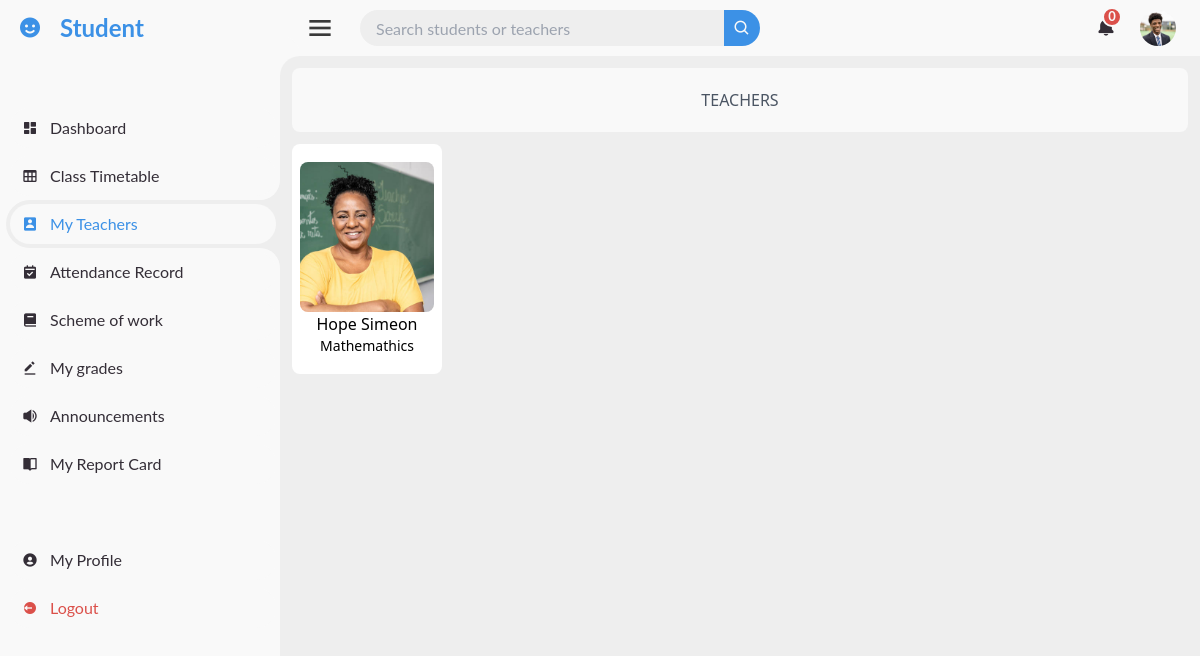
The page /dashboard/student/all-teachers/ (signed in) on the database its author committed.
### accounts/models.py (models this page shows, shortened)
class CustomUser(AbstractUser):
    email = models.EmailField(unique=True)
    is_approved = models.BooleanField(default=False)
    is_teacher = models.BooleanField(default=False)
    is_student = models.BooleanField(default=False)
    profile_photo = models.ImageField(upload_to='profile_photo/', default='default.jpg', blank=True, null=True)
    USERNAME_FIELD = 'email'
    REQUIRED_FIELDS = ['first_name', 'last_name']
    objects = CustomUserManager()

### administration/models.py (models this page shows, shortened)
class Teacher(models.Model):
    user = models.OneToOneField(User, on_delete=models.CASCADE, related_name='teacher_profile')
    phone_number = models.CharField(max_length=15)
    subject = models.ManyToManyField(Subject, related_name='teachers')
    home_address = models.TextField()
    classes = models.ManyToManyField(Class, related_name='teacher_classes')
    emergency_contact = models.CharField(max_length=100)

### classes/models.py (models this page shows, shortened)
class Subject(models.Model):
    name = models.CharField(max_length=100)

### student/views.py (the view)
# urls.py: path('dashboard/student/all-teachers/', views.student_teacher, name='student_teacher'),
@login_required
def student_teacher(request):
    if not request.user.is_student:
        return HttpResponseForbidden("You do not have permission to access this page.")
    student = request.user.student_profile
    student_class = student.student_class
    teachers = Teacher.objects.filter(classes = student_class)
    teacher_subjects = {}
    for teacher in teachers:
        subjects_for_class = teacher.subject.filter(classes=student_class)
        teacher_subjects[teacher] = subjects_for_class
    context = {
        'teachers':teachers,
        'teacher_subjects':teacher_subjects
    }
    return render(request, 'dashboards/all_student_pages/student_teachers.html', context)

### administration/context_processors.py (called while the page is built)
def notifications(request):
    all_notification, total_notifications = get_admin_notification(request.user)
    return {
        'all_notification': all_notification,
        'total_notifications': total_notifications,
    }

### administration/views.py (called while the page is built, shortened)
def get_admin_notification(user):
    return [], 0

### pages/context_processors.py (called while the page is built)
def notifications(request):
    if request.user.is_authenticated:
        all_notifications, unread_notifications_count = get_user_notifications(request.user)
        return {
            'all_notifications': all_notifications,
            'unread_notifications_count': unread_notifications_count,
        }
    return {
        'all_notifications': [],
        'unread_notifications_count': 0,
    }

### pages/views.py (called while the page is built)
def get_user_notifications(user):
    notifications = Notification.objects.filter(user=user).order_by('-created_at')
    if user.is_student:
        grade_notifications = GradeNotification.objects.filter(recipient=user).order_by('-created_at')
    else:
        grade_notifications = []
    all_notifications = sorted(
        chain(notifications, grade_notifications),
        key=attrgetter('created_at'),
        reverse=True
    )
    total_unread_count = (
        notifications.filter(is_read=False).count() +
        (grade_notifications.filter(is_read=False).count() if user.is_student else 0)
    )
    return all_notifications, total_unread_count

### templates/dashboards/all_student_pages/student_teachers.html
{% extends 'dashboards/all_student_pages/base.html' %}
{% load static %}
{% block section %}
<div class="m-3">
    <p class="text-center p-5 mb-3 rounded-lg font-medium text-gray-600 mt-3" style="background-color: #F9F9F9;">{{ class.name }} TEACHERS</p>
    <div class="order flex">
        <div class="grid grid-cols-2 sm:grid-cols-2 md:grid-cols-3 lg:grid-cols-4 gap-3">
            {% if teacher_subjects %}
                {% for teacher, subjects in teacher_subjects.items %}
                    <a href="{% url 'student_teacher_details' teacher_id=teacher.user.id %}">
                        <div class="p-2 rounded-lg flex items-center justify-center text-center font-medium hover:bg-blue-300 hover:text-white bg-white" style="width: 150px; height: 230px;">
                            <div>
                                {% if teacher.user.profile_photo %}
                                    <img src="{{ teacher.user.profile_photo.url }}" class="rounded-lg" style="height: 150px; width: 150px; object-fit: cover;" alt="{{ teacher.user.first_name }} {{ teacher.user.last_name }}">
                                {% else %}
                                    <img src="{% static 'default-profile.jpg' %}" class="object-cover rounded-lg" style="height: 150px; width: 150px;" alt="Default Profile">
                                {% endif %}
                                <p>{{ teacher.user.first_name }} {{ teacher.user.last_name }}</p>
                                <div>
                                    <ul class="text-center text-sm font-normal">
                                        {% for subject in subjects %}
                                            <li>{{ subject.name }}</li>
                                        {% empty %}
                                            <li>No subjects</li>
                                        {% endfor %}
                                    </ul>
                                </div>
                            </div>
                        </div>
                    </a>
                {% endfor %}
            {% else %}
                <p class="text-center text-gray-600">No teachers available for this class.</p>
            {% endif %}
        </div>
    </div>
</div>
{% endblock section %}

### templates/dashboards/all_student_pages/base.html (shortened to what this page needs)
{%extends 'dashboards/base.html'%}
{%load static%}
{%block content%}
{% url 'student_dashboard' as student_dashboard%}
{% url 'view_class_timetable' as view_class_timetable%}
{% url 'view_student_grades' as view_student_grades%}
{% url 'student_teacher' as student_teacher%}
{% url 'view_class_attendance' as view_class_attendance%}
{% url 'annoucement' as annoucement%}
{% url 'student_details_page' as student_details_page%}
{% url 'my_report_card' as my_report_card%}
{% url 'scheme_of_work' as scheme_of_work%}
    <section id="sidebar">
        <a href="{%url 'student_dashboard'%}" class="brand">
            <i class='bx bxs-smile' ></i>
            <span class="text">Student</span>
        </a>
        <ul class="side-menu top">
            <li class="{%if request.path == student_dashboard%} active {%else%}{%endif%}">
                <a href="{{student_dashboard}}">
                    <i class='bx bxs-dashboard' ></i>
                    <span class="text">Dashboard</span>
                </a>
            </li>
            <li class="{%if request.path == view_class_timetable%} active {%else%}{%endif%}">
                <a href="{{view_class_timetable}}">
                    <i class='bx bx-table' ></i>
                    <span class="text">Class Timetable</span>
                </a>
            </li>
            <li class="{%if request.path == student_teacher%} active {%endif%}">
                <a href="{{student_teacher}}">
                    <i class='bx bxs-user-rectangle'></i>
                    <span class="text">My Teachers</span>
                </a>
            </li>
            <li class="{%if request.path == view_class_attendance%} active {%else%}{%endif%}">
                <a href="{%url 'view_class_attendance'%}">
                    <i class='bx bxs-calendar-check'></i>
                    <span class="text">Attendance Record</span>
                </a>
            </li>
            <li class="{%if request.path == scheme_of_work%} active {%else%}{%endif%}">
                <a href="{{scheme_of_work}}">
                    <i class='bx bxs-book'></i>
                    <span class="text">Scheme of work</span>
                </a>
            </li>
            <li class="{%if request.path == view_student_grades%} active {%else%}{%endif%}">
                <a href="{{view_student_grades}}">
                    <i class='bx bxs-edit-alt'></i>
                    <span class="text">My grades</span>
                </a>
            </li>
            <li class="{%if request.path == annoucement%} active {%else%}{%endif%}">
                <a href="{{annoucement}}">
                    <i class='bx bxs-volume-full' ></i>
                    <span class="text">Announcements</span>
                </a>
            </li>
            <li class="{%if request.path == my_report_card%} active {%else%}{%endif%}">
                <a href="{%url 'my_report_card'%}">
                    <i class='bx bxs-book-open' ></i>
                    <span class="text">My Report Card</span>
                </a>
            </li>
        </ul>
        <ul class="side-menu">
            <li class="{%if request.path == student_details_page%} active {%else%}{%endif%}">
            <a href="{{student_details_page}}">
                <i class='bx bxs-user-circle' ></i>
                <span class="text">My Profile</span>
            </a>
        </li>
        <li>
            <a href="{%url 'logout'%}" class="logout">
                <i class='bx bxs-log-out-circle' ></i>
                <span class="text">Logout</span>
            </a>
        </li>
    </ul>
    </section>
    <section id="content">
         <nav>
            <i class='bx bx-menu' style="font-size: 32px; color: rgb(58, 58, 58);"></i>
            <form method="GET" action="{% url 'student_search_results_view' %}">
                <div class="form-input">
                    <input type="search" name="query" placeholder="Search students or teachers">
                    <button type="submit" class="search-btn"><i class='bx bx-search'></i></button>
                </div>
            </form>
            <a href="#" class="notification" id="notificationBell">
                <i class='bx bxs-bell'></i>
                <span class="num">{{ unread_notifications_count }}</span>
            </a>
            <a href="{%url 'student_details_page' %}" class="profile">
                <img src="{{ request.user.profile_photo.url }}" alt="Profile Photo">
            </a>
         </nav>
        {%block section%}
        {%endblock section%}
    </section>
{%endblock content%}

### static/css/dashboard.css (style rules this page uses)
* { margin: 0; padding: 0; box-sizing: border-box; }
a { text-decoration: none; }
li { list-style: none; }
:root { --poppins: 'Poppins', sans-serif; --lato: 'Lato', sans-serif; --light: #F9F9F9; --blue: #3C91E6; --light-blue: #CFE8FF; --grey: #EEE; --dark-grey: #AAAAAA; --dark: #342E37; --red: #DB504A; --yellow: #FFCE26; --light-yellow: #FFF26C; --orange: #FD7238; --light-orange: #ffc19e; }
html { overflow-x: hidden; }
body { background: var(--grey); }
#sidebar { position: fixed; top: 0; left: 0; width: 280px; height: 100%; background: var(--light); z-index: 1000; font-family: var(--lato); transition: .3s ease; overflow-x: hidden; }
#sidebar .brand { font-size: 24px; font-weight: 700; height: 56px; display: flex; align-items: center; color: var(--blue); }
#sidebar .brand .bx { min-width: 60px; display: flex; justify-content: center; }
#sidebar .side-menu { width: 100%; margin-top: 48px; }
#sidebar .side-menu li { height: 48px; background: transparent; margin-left: 6px; border-radius: 48px 0 0 48px; padding: 4px; }
#sidebar .side-menu li.active { background: var(--grey); position: relative; }
#sidebar .side-menu li.active a { color: var(--blue); }
#sidebar .side-menu li.active::before { content: ''; position: absolute; width: 40px; height: 40px; border-radius: 50%; top: -40px; right: 0; box-shadow: 20px 20px 0 var(--grey); z-index: -1; }
#sidebar .side-menu li.active::after { content: ''; position: absolute; width: 40px; height: 40px; border-radius: 50%; bottom: -40px; right: 0; box-shadow: 20px -20px 0 var(--grey); z-index: -1; }
#sidebar .side-menu li a { width: 100%; height: 100%; background: var(--light); display: flex; align-items: center; border-radius: 48px; font-size: 16px; color: var(--dark); white-space: nowrap; overflow-x: hidden; }
#sidebar .side-menu li a .bx { min-width: calc(60px - ((4px + 6px) * 2)); display: flex; justify-content: center; }
#sidebar .side-menu li .logout { color: var(--red); }
#content { position: relative; width: calc(100% - 280px); left: 280px; transition: .3s ease; }
#content nav { height: 56px; background: var(--light); padding: 0 24px; display: flex; align-items: center; grid-gap: 24px; font-family: var(--lato); position: relative; }
#content nav::before { content: ''; position: absolute; width: 40px; height: 40px; bottom: -40px; left: 0; border-radius: 50%; box-shadow: -20px -20px 0 var(--light); }
#content nav a { color: var(--dark); }
#content nav .bx.bx-menu { cursor: pointer; }
#content nav form { max-width: 400px; width: 100%; margin-right: auto; }
#content nav form .form-input { display: flex; align-items: center; height: 36px; }
#content nav form .form-input input { flex-grow: 1; padding: 0 16px; height: 100%; border: none; background: var(--grey); border-radius: 36px 0 0 36px; outline: none; }
#content nav form .form-input button { width: 36px; height: 100%; display: flex; justify-content: center; align-items: center; background: var(--blue); color: var(--light); font-size: 18px; border: none; outline: none; border-radius: 0 36px 36px 0; cursor: pointer; }
#content nav .notification { font-size: 20px; position: relative; }
#content nav .notification .num { position: absolute; top: -6px; right: -6px; width: 20px; height: 20px; border-radius: 50%; border: 2px solid var(--light); background: var(--red); color: var(--light); font-weight: 700; font-size: 13px; display: flex; justify-content: center; align-items: center; }
#content nav .profile img { width: 36px; height: 36px; object-fit: cover; border-radius: 50%; }

### rows shown on the page
CustomUser: user.profile_photo (picture)
Teacher: user.profile_photo (picture), user.first_name "Hope", user.last_name "Simeon"
Subject: name "Mathemathics"

### other values the page prints
{{ unread_notifications_count }} "0"
